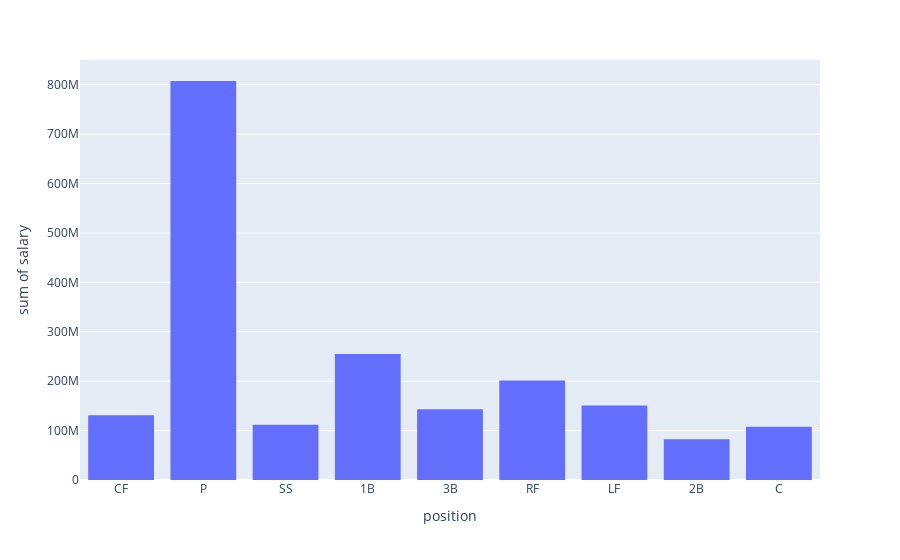

Here is the notebook cell this chart was saved with:
### Code cell
px.histogram(bsalary,x='position',y='salary')

### Figure 1 — Plotly figure (JSON) as saved in the notebook; plotly's stock layout.template omitted (floating-point values rounded to 4 significant figures; data arrays with more than 128 entries replaced by an {"elided": "..."} marker saying what was removed)
{"data": [{"alignmentgroup": "True", "bingroup": "x", "histfunc": "sum", "hovertemplate": "position=%{x}<br>sum of salary=%{y}<extra></extra>", "legendgroup": "", "marker": {"color": "#636efa", "pattern": {"shape": ""}}, "name": "", "offsetgroup": "", "orientation": "v", "showlegend": false, "type": "histogram", "x": {"elided": "797 str values"}, "xaxis": "x", "y": {"elided": "797 int values"}, "yaxis": "y"}], "layout": {"autosize": true, "barmode": "relative", "legend": {"tracegroupgap": 0}, "margin": {"t": 60}, "xaxis": {"anchor": "y", "autorange": true, "domain": [0, 1], "range": [-0.5, 8.5], "title": {"text": "position"}, "type": "category"}, "yaxis": {"anchor": "x", "autorange": true, "domain": [0, 1], "range": [0, 850100000.0], "title": {"text": "sum of salary"}, "type": "linear"}}}
